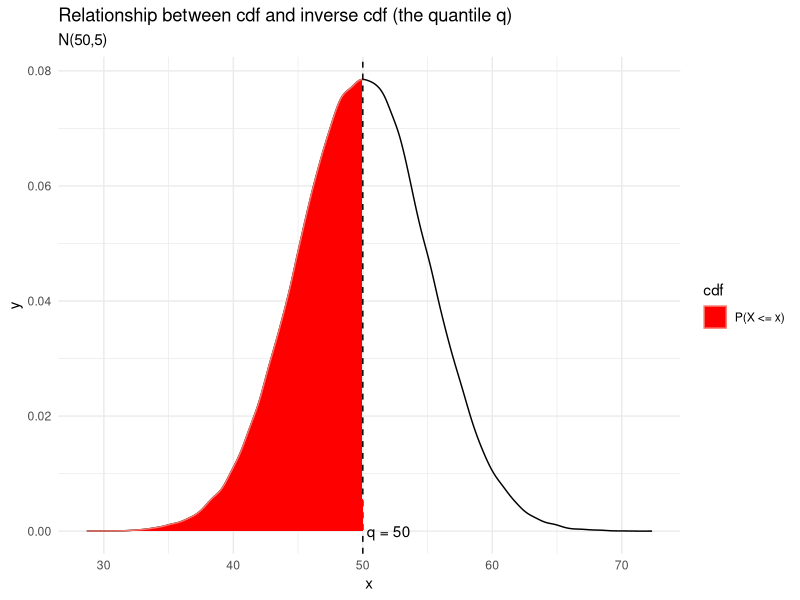

The R script that drew this image:
## ---- chunk 1
library(tidyverse)
n <- 100000
mu <- 50
sd <- 5
set.seed(10)
X <- rnorm(n, mu, sd) # Generate random variable
p <- 0.5 # Let the probability be 50% (the 50th percentile)
q <- qnorm(p, mu, sd) # inverse cdf
cdf <- pnorm(q, mu, sd) # cdf should be approx. equal to p

plot1 <- X %>%
  enframe() %>%
  ggplot(aes(x = value)) +
  geom_density() +
  geom_vline(xintercept = q, linetype = "dashed") +
  annotate("text", x = q + 2, y = 0, label = str_glue("q = {q}")) +
  theme_minimal()

# extract x,y values from plot in order to shade the area
d <- ggplot_build(plot1)$data[[1]]
d <- d %>% mutate(color = ifelse(x <= q, "P(X <= x)", "P(X > x)"))

plot1 +
  geom_area(data = subset(d, x <= q), aes(
    x = x, y = y,
    color = factor(color)
  ), fill = "red") +
  scale_color_discrete("cdf") +
  labs(
    title = "Relationship between cdf and inverse cdf (the quantile q)",
    subtitle = "N(50,5)",
    x = "x"
  )
